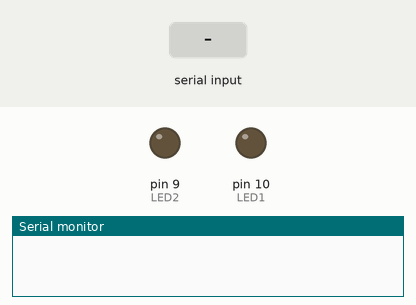
Recording of a sketch running on a simulated Arduino Uno, built with avr-gcc and run on an emulated ATmega328P. Shown: output pins drawn as LEDs (lit = HIGH), the last lines printed to the serial monitor. Inputs (shaded band) come from the test bench. Pins used as bus, display or sensor lines are not drawn.

Above: at 1.2 s.
1.3 s: "1" received over Serial
At 2.4 s:
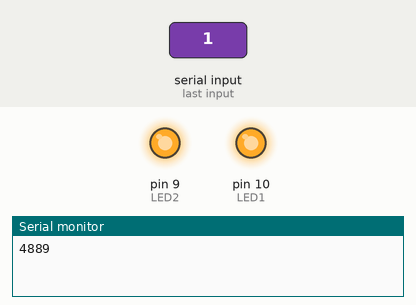
Timing chart, 0 to 4.3 s (numbered marks = the images above; inputs shaded):
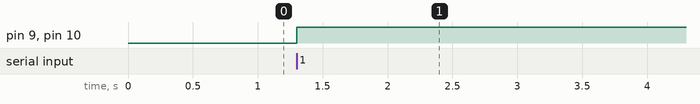

Measured:
- after the input at 1.3 s, pin 9 (LED2), pin 10 (LED1): LOW → HIGH at once

The sketch:

Receive_Light_Data.ino
```cpp
#define LED 11
#define LED1 10
#define LED2 9
int value = 0;
int lightVal1, lightVal2, lightVal3;

void setup() {
 // initialize serial communication:
 Serial.begin(9600);
 pinMode(LED, OUTPUT);
 pinMode(LED1, OUTPUT);
 pinMode(LED2, OUTPUT);
}

void loop() {
 if (Serial.available()) {
 // Serial.println(Serial.read());
      for (int i = 0; i < 4; i++)                                        // gathers address, skipping to lighting data
      {
        if (i == 0)      {lightVal1 = Serial.read();}
        else if (i == 1) {lightVal2 = Serial.read();}
        else if (i == 2) {lightVal3 = Serial.read();}
      }
       value = (lightVal1 * 100) + (lightVal2 * 10) + lightVal3;
     Serial.println(value);
     //delay(1000);
     analogWrite(LED, value);
     analogWrite(LED1, value);
     analogWrite(LED2, value);
  }
}
```

LCD.cpp
```cpp
// Tarik Alauddin
// lcd driver with desired functionality for Eyeris Light Controller

#include "LCD.h"

LiquidCrystal lcd(rs, en, d4, d5, d6, d7);

// define spaces on screen
void lcdSetup()
{
    lcd.begin(16,2);                  // define size of LCD
    welcomeToEyeris();                // welcome sequence
}

// clearing the LCD
void clearLCD()
{
  lcd.setCursor(0,0);
  lcd.print("                ");
  lcd.setCursor(0,1);
  lcd.print("                ");
}

// welcome sequence to eyeris
void welcomeToEyeris()
{
  lcd.setCursor(0,0);
  nibbleWrite("Welcome To", 200);
  lcd.setCursor(0,1);
  nibbleWrite("Eyeris", 200);
  delay(3000);
  clearLCD();
}

// setup sequence
void lcdSystemSetup()
{
  lcd.setCursor(0,0);
  nibbleWrite("Follow System", 200);
  lcd.setCursor(0,1);
  nibbleWrite("Setup Procedures", 200);
  clearLCD();
}

// display user-defined light setting
void lcdUserSetting(int userLevel)
{
  lcd.setCursor(0,0);
  lcd.print("User Set: ");
  lcd.setCursor(10, 0);
  lcd.print(userLevel);
}

// check battery levels and display to user
void lcdBatLevelUpdate(int routBatCheck[])
{
  lcd.setCursor(0,1);
  lcd.print("Replace: ");

  if (!routBatCheck[0])
  {
    lcd.setCursor(9,1);
    lcd.print("1");
  } else
  {
    lcd.setCursor(9,1);
    lcd.print(" ");
  }

  if (!routBatCheck[1])
  {
    lcd.setCursor(10,1);
    lcd.print("2");
  } else
  {
    lcd.setCursor(10,1);
    lcd.print(" ");
  }


  if (!routBatCheck[2])
  {
    lcd.setCursor(11,1);
    lcd.print("3");
  } else
  {
    lcd.setCursor(11,1);
    lcd.print(" ");
  }
}

// given a string and delay, write one character at a time
void nibbleWrite(String str, int delayMs)
{
  for (int i = 0; i < str.length(); i++)
  {
    lcd.print(str[i]);   delay(delayMs);
  }
}
```

LCD.h
```cpp
#ifndef LCD_H
#define LCD_H

#include <LiquidCrystal.h>
#include <Arduino.h>

const int rs = 12, en = 11, d4 = 5, d5 = 4, d6 = 3, d7 = 2;

void lcdSetup();
void clearLCD();
void welcomeToEyeris();
void lcdSystemSetup();
void lcdUserSetting(int userLevel);
void lcdBatLevelUpdate(int routBatCheck[]);
void nibbleWrite(String str, int delayMs);

#endif
```
